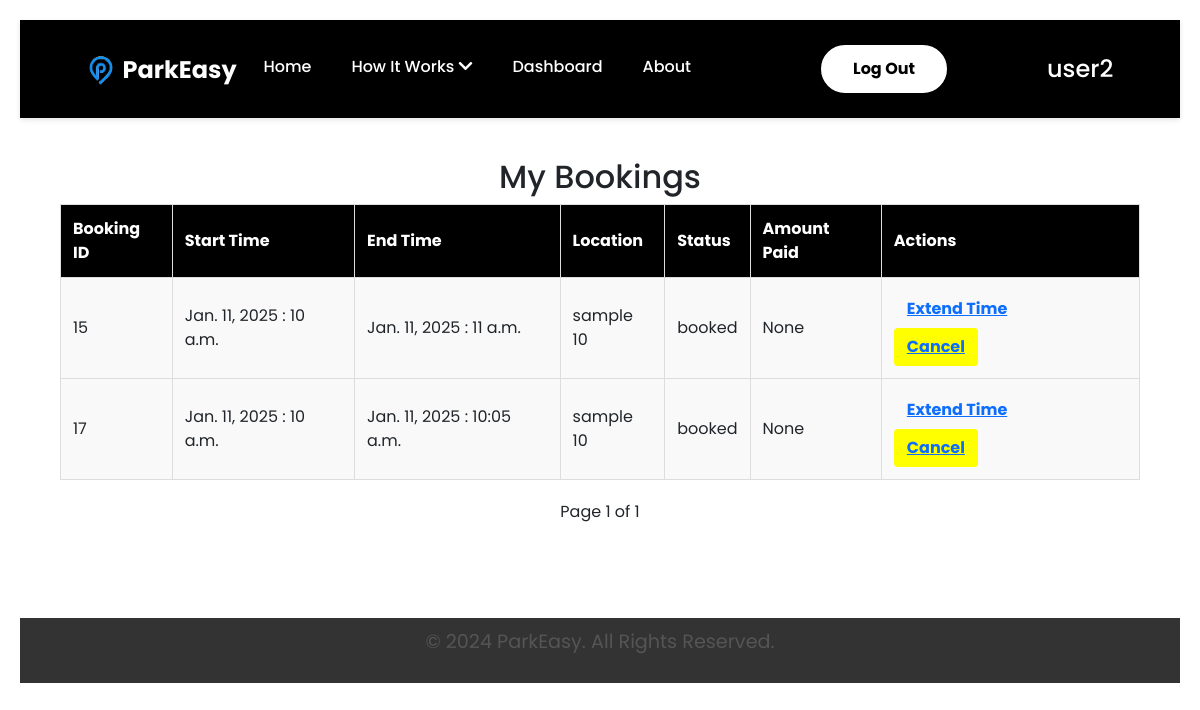
Before: /parkeasy/my-bookings/ (signed in) with the older database file.
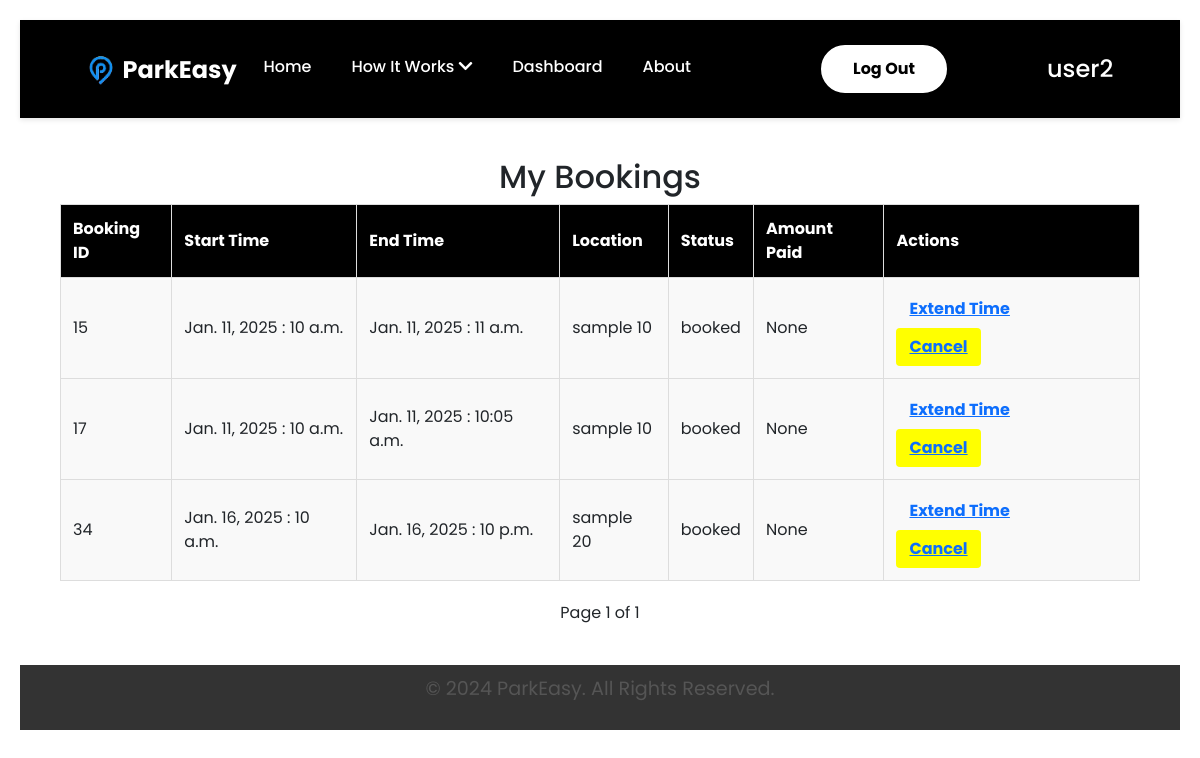
After: the same page with the newer database file.
### ParkEasyApp/models.py (models this page shows, shortened)
class Booking(models.Model):
    user = models.ForeignKey(ParkEasyUser, on_delete=models.CASCADE, related_name="bookings")
    parking_space = models.ForeignKey(ParkingSpace, on_delete=models.CASCADE)
    booking_time = models.DateTimeField(auto_now_add=True)  # Auto-set to the time of booking
    start_date = models.DateField(default=timezone.now)  # Dynamically use current date
    start_time = models.TimeField()
    end_date = models.DateField(default=timezone.now)  # Dynamically use current date
    end_time = models.TimeField()
    duration = models.DurationField()
    price_paid = models.DecimalField(max_digits=10, decimal_places=2, null=True, blank=True)
    payment_method = models.CharField(max_length=255, null=True, blank=True)
    status = models.CharField(
        max_length=20,
        choices=[('booked', 'Booked'), ('completed', 'Completed'), ('cancelled', 'Cancelled')],
        default='booked'
    )
    time_extension = models.DurationField(null=True, blank=True)  # Optional additional booking time
    grace_period = models.DurationField(null=True, blank=True)  # Grace period for delays
    class Meta:
        indexes = [
            models.Index(fields=['user', 'parking_space', 'status']),
        ]
        unique_together = ('parking_space', 'start_time', 'end_time'),

class ParkingSpace(models.Model):
    host = models.ForeignKey(ParkEasyUser, on_delete=models.CASCADE, related_name="parking_spaces")
    location = models.CharField(max_length=255)
    price_per_hour = models.DecimalField(max_digits=10, decimal_places=2)
    availability = models.BooleanField(default=True)  # Indicates if space is available for booking
    amenities = models.TextField(blank=True, null=True)  # Optional description of amenities
    rating = models.DecimalField(max_digits=3, decimal_places=2, default=0.0)  # Average rating by users
    created_at = models.DateTimeField(auto_now_add=True)
    latitude = models.FloatField(null=True, blank=True)  # Store latitude
    longitude = models.FloatField(null=True, blank=True)  # Store longitude
    class Meta:
        indexes = [
            models.Index(fields=['host', 'location']),
        ]

### ParkEasyApp/views.py (the view)
# urls.py: path('my-bookings/', views.my_bookings_view, name='my_bookings'),
@login_required
def my_bookings_view(request):
    bookings = Booking.objects.filter(user=request.user.parkeasyuser)
    paginator = Paginator(bookings, 10)
    page_number = request.GET.get('page')
    page_obj = paginator.get_page(page_number)
    return render(request, 'booking/my_bookings.html', {'page_obj': page_obj})

### templates/booking/my_bookings.html (shortened to what this page needs)
{% extends "base.html" %}
{% block content %}
    <h2>My Bookings</h2>
    {% if page_obj and page_obj.object_list %}
        <table class="bookings-table">
            <thead>
                <tr>
                    <th>Booking ID</th>
                    <th>Start Time</th>
                    <th>End Time</th>
                    <th>Location</th>
                    <th>Status</th>
                    <th>Amount Paid</th>
                    <th>Actions</th>
                </tr>
            </thead>
            <tbody>
                {% for booking in page_obj %}
                    <tr class="booking-row">
                        <td>{{ booking.id }}</td>
                        <td>{{ booking.start_date }} : {{ booking.start_time }}</td>
                        <td>{{ booking.end_date }} : {{ booking.end_time }}</td>
                        <td>{{ booking.parking_space.location }}</td>
                        <td class="{% if booking.status == 'cancelled' %}cancelled-status{% endif %}">
                            {% if booking.status != 'cancelled' %}
                                {{ booking.status }}
                            {% else %}
                                <span class="cancelled-text">Cancelled</span>
                            {% endif %}
                        </td>
                        <td>{{ booking.price_paid }}</td>
                        <td>
                            {% if booking.status != 'cancelled' %}
                                <button class="btn"><a href="">Extend Time</a></button>
                                <button class="btn" style="background-color: yellow;">
                                    <a href="{% url 'cancel_booking' booking.id %}">Cancel</a>
                                </button>
                            {% endif %}
                        </td>
                    </tr>
                {% endfor %}
            </tbody>
        </table>
        <div class="pagination-links">
            <span>Page {{ page_obj.number }} of {{ page_obj.paginator.num_pages }}</span>
        </div>
    {% else %}
        <p>No bookings found.</p>
    {% endif %}
{% endblock %}

Changed rows visible on the page:
added Booking: id "34", start_date "Jan. 16, 2025", start_time "10 a.m.", end_date "Jan. 16, 2025", end_time "10 p.m.", parking_space.location "sample 20", status "booked", price_paid "None", shows "Extend Time"
